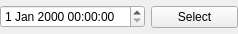
<?xml version="1.0" encoding="UTF-8"?>
<ui version="4.0">
 <class>Form</class>
 <widget class="QWidget" name="Form">
  <property name="geometry">
   <rect>
    <x>0</x>
    <y>0</y>
    <width>238</width>
    <height>34</height>
   </rect>
  </property>
  <property name="windowTitle">
   <string>Form</string>
  </property>
  <layout class="QHBoxLayout" name="horizontalLayout">
   <property name="spacing">
    <number>6</number>
   </property>
   <property name="margin">
    <number>0</number>
   </property>
   <item>
    <widget class="QDateTimeEdit" name="dateTimeEdit"/>
   </item>
   <item>
    <widget class="QPushButton" name="pushButton">
     <property name="text">
      <string>Select</string>
     </property>
     <property name="icon">
      <iconset resource="../../resources.qrc">
       <normaloff>:/icons/calender</normaloff>:/icons/calender</iconset>
     </property>
     <property name="iconSize">
      <size>
       <width>24</width>
       <height>24</height>
      </size>
     </property>
    </widget>
   </item>
  </layout>
 </widget>
 <resources>
  <include location="../../resources.qrc"/>
 </resources>
 <connections/>
</ui>
